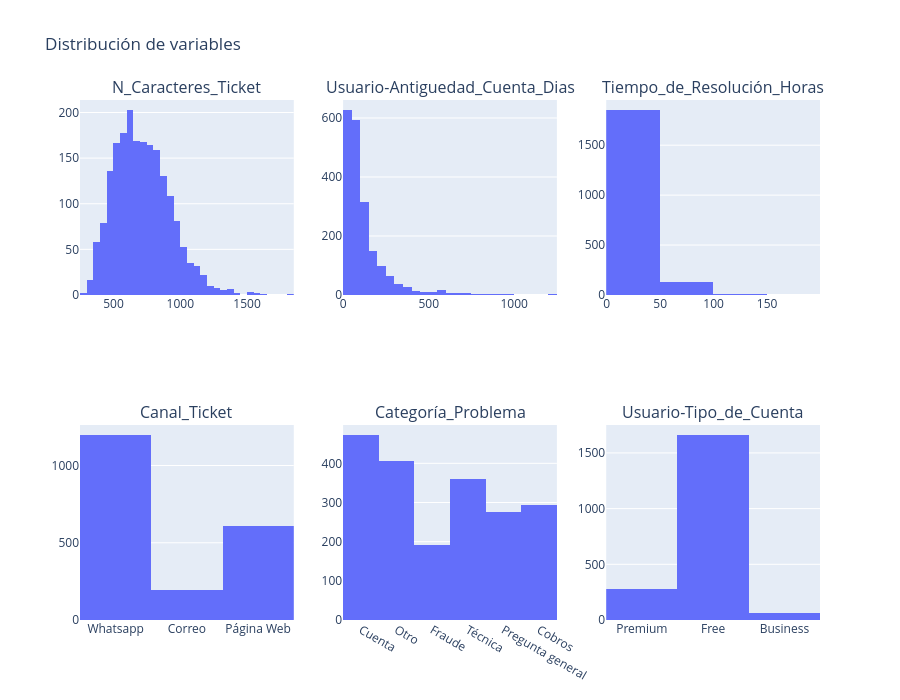

Notebook code cell kept with this figure:
### Code cell
# Distribución de numéricas y categóricas en subplots
from plotly.subplots import make_subplots

NUM_COLS = ["N_Caracteres_Ticket", "Usuario-Antiguedad_Cuenta_Dias", "Tiempo_de_Resolución_Horas"]
CAT_COLS = ["Canal_Ticket", "Categoría_Problema", "Usuario-Tipo_de_Cuenta"]
cols = NUM_COLS + CAT_COLS

fig = make_subplots(rows=2, cols=3, subplot_titles=cols)
for i, col in enumerate(cols):
    hist = px.histogram(df_tickets, x=col)
    fig.add_trace(hist.data[0], row=i // 3 + 1, col=i % 3 + 1)
fig.update_layout(height=700, showlegend=False, title="Distribución de variables")
fig.show()

### Figure 1 — Plotly figure (JSON) as saved in the notebook; plotly's stock layout.template omitted (floating-point values rounded to 4 significant figures; data arrays with more than 128 entries replaced by an {"elided": "..."} marker saying what was removed)
{"data": [{"bingroup": "x", "hovertemplate": "N_Caracteres_Ticket=%{x}<br>count=%{y}<extra></extra>", "legendgroup": "", "marker": {"color": "#636efa", "pattern": {"shape": ""}}, "name": "", "orientation": "v", "showlegend": false, "type": "histogram", "x": {"elided": "2000 int values"}, "xaxis": "x", "yaxis": "y"}, {"bingroup": "x", "hovertemplate": "Usuario-Antiguedad_Cuenta_Dias=%{x}<br>count=%{y}<extra></extra>", "legendgroup": "", "marker": {"color": "#636efa", "pattern": {"shape": ""}}, "name": "", "orientation": "v", "showlegend": false, "type": "histogram", "x": {"elided": "2000 int values"}, "xaxis": "x2", "yaxis": "y2"}, {"bingroup": "x", "hovertemplate": "Tiempo_de_Resolución_Horas=%{x}<br>count=%{y}<extra></extra>", "legendgroup": "", "marker": {"color": "#636efa", "pattern": {"shape": ""}}, "name": "", "orientation": "v", "showlegend": false, "type": "histogram", "x": {"elided": "2000 int values"}, "xaxis": "x3", "yaxis": "y3"}, {"bingroup": "x", "hovertemplate": "Canal_Ticket=%{x}<br>count=%{y}<extra></extra>", "legendgroup": "", "marker": {"color": "#636efa", "pattern": {"shape": ""}}, "name": "", "orientation": "v", "showlegend": false, "type": "histogram", "x": {"elided": "2000 str values"}, "xaxis": "x4", "yaxis": "y4"}, {"bingroup": "x", "hovertemplate": "Categoría_Problema=%{x}<br>count=%{y}<extra></extra>", "legendgroup": "", "marker": {"color": "#636efa", "pattern": {"shape": ""}}, "name": "", "orientation": "v", "showlegend": false, "type": "histogram", "x": {"elided": "2000 str values"}, "xaxis": "x5", "yaxis": "y5"}, {"bingroup": "x", "hovertemplate": "Usuario-Tipo_de_Cuenta=%{x}<br>count=%{y}<extra></extra>", "legendgroup": "", "marker": {"color": "#636efa", "pattern": {"shape": ""}}, "name": "", "orientation": "v", "showlegend": false, "type": "histogram", "x": {"elided": "2000 str values"}, "xaxis": "x6", "yaxis": "y6"}], "layout": {"annotations": [{"font": {"size": 16}, "showarrow": false, "text": "N_Caracteres_Ticket", "x": 0.1444, "xanchor": "center", "xref": "paper", "y": 1, "yanchor": "bottom", "yref": "paper"}, {"font": {"size": 16}, "showarrow": false, "text": "Usuario-Antiguedad_Cuenta_Dias", "x": 0.5, "xanchor": "center", "xref": "paper", "y": 1, "yanchor": "bottom", "yref": "paper"}, {"font": {"size": 16}, "showarrow": false, "text": "Tiempo_de_Resolución_Horas", "x": 0.8556, "xanchor": "center", "xref": "paper", "y": 1, "yanchor": "bottom", "yref": "paper"}, {"font": {"size": 16}, "showarrow": false, "text": "Canal_Ticket", "x": 0.1444, "xanchor": "center", "xref": "paper", "y": 0.375, "yanchor": "bottom", "yref": "paper"}, {"font": {"size": 16}, "showarrow": false, "text": "Categoría_Problema", "x": 0.5, "xanchor": "center", "xref": "paper", "y": 0.375, "yanchor": "bottom", "yref": "paper"}, {"font": {"size": 16}, "showarrow": false, "text": "Usuario-Tipo_de_Cuenta", "x": 0.8556, "xanchor": "center", "xref": "paper", "y": 0.375, "yanchor": "bottom", "yref": "paper"}], "height": 700, "showlegend": false, "title": {"text": "Distribución de variables"}, "xaxis": {"anchor": "y", "domain": [0, 0.2889]}, "xaxis2": {"anchor": "y2", "domain": [0.3556, 0.6444]}, "xaxis3": {"anchor": "y3", "domain": [0.7111, 1]}, "xaxis4": {"anchor": "y4", "domain": [0, 0.2889]}, "xaxis5": {"anchor": "y5", "domain": [0.3556, 0.6444]}, "xaxis6": {"anchor": "y6", "domain": [0.7111, 1]}, "yaxis": {"anchor": "x", "domain": [0.625, 1]}, "yaxis2": {"anchor": "x2", "domain": [0.625, 1]}, "yaxis3": {"anchor": "x3", "domain": [0.625, 1]}, "yaxis4": {"anchor": "x4", "domain": [0, 0.375]}, "yaxis5": {"anchor": "x5", "domain": [0, 0.375]}, "yaxis6": {"anchor": "x6", "domain": [0, 0.375]}}}
